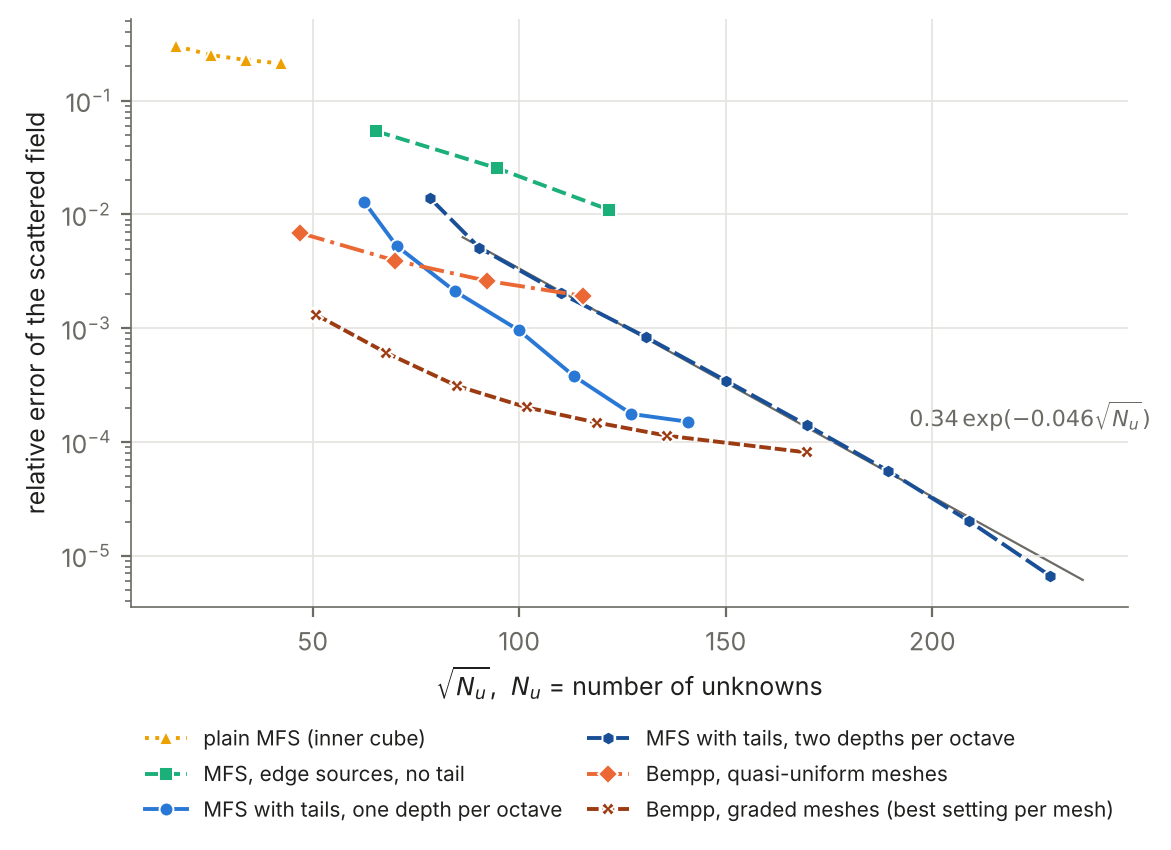

Recreate this plot in Python.
"""Convergence law on the cube: error against the square root of the number
of unknowns, for the MFS layouts and for Bempp (NOTES.md item 59).

    python3 fig_cube_convergence.py

N is the number of unknowns of the whole cube (for the MFS all eight parity
classes together, for Bempp the degrees of freedom of the mesh). Bempp: for
each graded mesh the smallest error over all gradings and quadrature orders
of bem_grading_scan_k1.npz (if present), else the stored g = 2 runs.
"""
import glob
import os

import matplotlib

matplotlib.use("Agg")
import matplotlib.pyplot as plt
import numpy as np

from fig_cost_cube import INK, MUTED, STYLE


def rel(a, b):
    return np.linalg.norm(a - b) / np.linalg.norm(b)


def data():
    d = np.load("fig_cost_cube.npz")
    ref = d["ref_E"]                                    # two depths per octave at J = 12 with the finer interior grid
    out = {}
    for name, key in (("tail", "MFS+tail"), ("dense", "MFS dense"), ("notail", "MFS no tail"), ("plain", "plain MFS")):
        rows = [(4 * r[2], rel(d[f"{name}_E{int(r[0])}"], ref)) for r in d[name]]
        out[key] = np.array(rows)
    rows = sorted((int(b["ndof"]), rel(b["E"], ref)) for b in (np.load(f) for f in glob.glob("bem_cube_h*_q4.npz")) if int(b["ndof"]) > 1000)
    out["Bempp"] = np.array(rows)
    best = {}
    if os.path.exists("bem_grading_scan_k1_final.npz"):      # errors against the present reference (cube_duel.py)
        for g, reg, sing, n, N, t, err in np.load("bem_grading_scan_k1_final.npz")["all"]:
            best[int(N)] = min(best.get(int(N), 1.0), err)
    elif os.path.exists("bem_grading_scan_k1.npz"):
        for g, reg, sing, n, N, t, err in np.load("bem_grading_scan_k1.npz")["rows"]:
            best[int(N)] = min(best.get(int(N), 1.0), err)
    else:
        for f in glob.glob("bem_cube_sym_n*_g2*.npz"):
            b = np.load(f)
            if "_obl" not in f:
                best[int(b["ndof"])] = min(best.get(int(b["ndof"]), 1.0), rel(b["E"], ref))
    out["Bempp sym"] = np.array(sorted(best.items()))
    return out


def fit(c, lo=1, hi=-1):
    """Fit to the levels J = 4..10: J = 3 is too coarse and J = 11 is too close to the reference."""
    x, y = np.sqrt(c[lo:hi, 0]), np.log(c[lo:hi, 1])
    p = np.polyfit(x, y, 1)
    return p, np.exp(np.abs(y - np.polyval(p, x)).max())


if __name__ == "__main__":
    c = data()
    p, dev = fit(c["MFS dense"])
    print(f"two depths per octave, J >= 4: error = {np.exp(p[1]):.3g} exp({p[0]:.4f} sqrt(N_u)) (fit to J = 4..10), largest deviation a factor {dev:.2f}")
    for key in ("MFS dense", "MFS+tail", "Bempp sym"):
        v = c[key]
        print(f"{key}: local order -dlog(err)/dlog(N): " + " ".join(f"{-np.log(v[i + 1, 1] / v[i, 1]) / np.log(v[i + 1, 0] / v[i, 0]):.1f}" for i in range(len(v) - 1)))
        print("     N:", " ".join(str(int(n)) for n in v[:, 0]), " err:", " ".join(f"{e:.2e}" for e in v[:, 1]))
    plt.rcParams.update({"font.size": 9, "axes.edgecolor": MUTED, "axes.labelcolor": INK, "text.color": INK,
                         "xtick.color": MUTED, "ytick.color": MUTED, "axes.linewidth": 0.6})
    fig, ax = plt.subplots(figsize=(6.0, 4.4))
    labels = {"MFS+tail": "MFS with tails, one depth per octave", "MFS dense": "MFS with tails, two depths per octave",
              "MFS no tail": "MFS, edge sources, no tail", "plain MFS": "plain MFS (inner cube)",
              "Bempp": "Bempp, quasi-uniform meshes", "Bempp sym": "Bempp, graded meshes (best setting per mesh)"}
    xs = np.array([np.sqrt(c["MFS dense"][1, 0]) - 4, np.sqrt(c["MFS dense"][-1, 0]) + 8])
    ax.semilogy(xs, np.exp(np.polyval(p, xs)), color=MUTED, lw=0.8, ls="-", zorder=1)
    ax.annotate(rf"${np.exp(p[1]):.2f}\,\exp({p[0]:.3f}\sqrt{{N_u}})$", (xs[1] - 42, np.exp(np.polyval(p, xs[1] - 42)) * 3.2), fontsize=8, color=MUTED, ha="left")
    for key in ("plain MFS", "MFS no tail", "MFS+tail", "MFS dense", "Bempp", "Bempp sym"):
        col, mk, ls, _ = STYLE[key]
        v = c[key]
        ax.semilogy(np.sqrt(v[:, 0]), v[:, 1], linestyle=ls, color=col, marker=mk, ms=5, lw=1.4, mec="white", mew=0.7, label=labels[key], zorder=3)
    ax.set_xlabel(r"$\sqrt{N_u}$,  $N_u$ = number of unknowns")
    ax.set_ylabel("relative error of the scattered field")
    ax.grid(True, which="major", color="#e4e3df", lw=0.6)
    for sp in ("top", "right"):
        ax.spines[sp].set_visible(False)
    ax.legend(frameon=False, fontsize=7.5, loc="upper center", bbox_to_anchor=(0.5, -0.17), ncol=2, columnspacing=1.2)
    fig.tight_layout()
    fig.savefig("fig_cube_convergence.pdf", bbox_inches="tight")
    fig.savefig("fig_cube_convergence.png", dpi=200, bbox_inches="tight")
    print("wrote fig_cube_convergence.pdf/.png")
